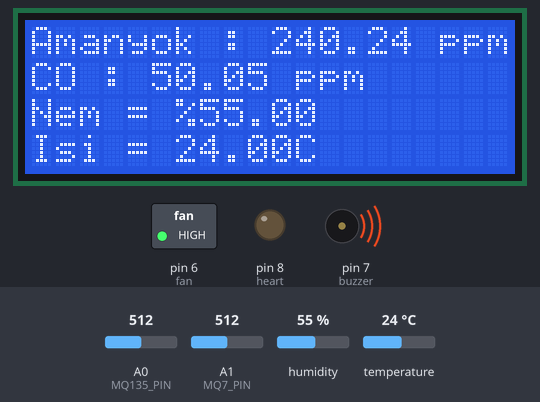
Simulated run of this sketch. Board: Arduino Uno, built with avr-gcc and run on an emulated ATmega328P. Shown: 20×4 character LCD, switched loads named in the sketch (green lamp = pin HIGH), output pins drawn as LEDs (lit = HIGH), buzzer (waves = sounding, pin HIGH). The test bench sets the inputs (shaded band); at power-on: temperature 24 °C, A1 (MQ7_PIN) = 512, A0 (MQ135_PIN) = 512, humidity 55 %.

Above: at 1.7 s.
1.8 s: temperature set to 19 °C
At 3.9 s:
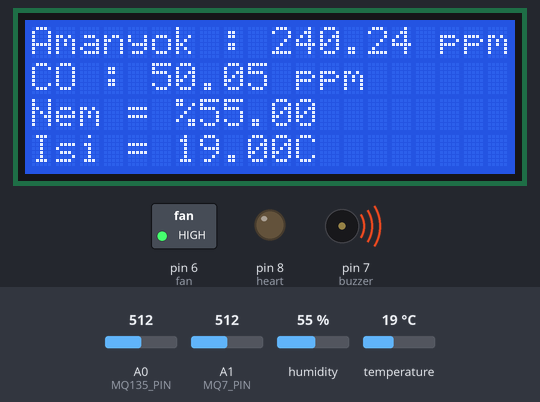
4.2 s: temperature set to 16 °C
At 6.0 s:
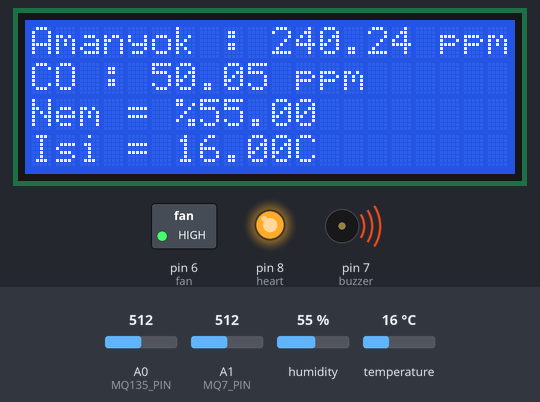
6.3 s: A1 (MQ7_PIN) set to 504
At 6.7 s:
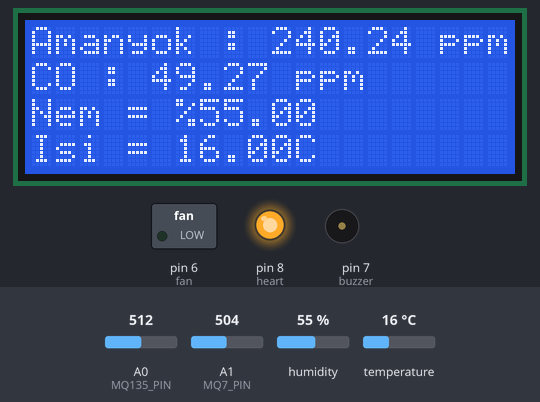
7.8 s: A0 (MQ135_PIN) set to 716
At 9.0 s:
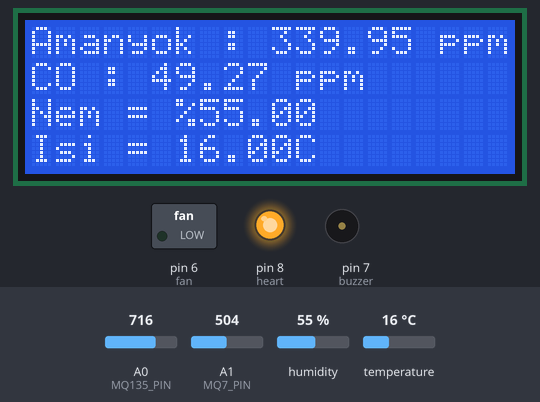
9.3 s: temperature set to 28 °C
At 12.7 s:
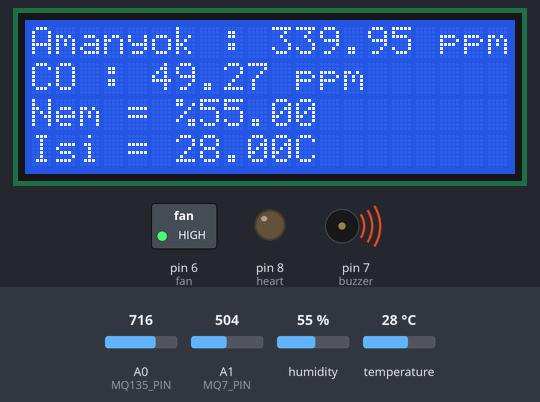
13.0 s: A1 (MQ7_PIN) set to 306
At 13.4 s:
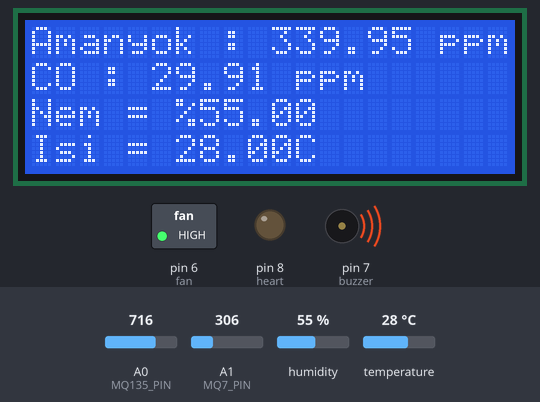
Timing chart, 0 to 15.5 s (numbered marks = the images above; inputs shaded):
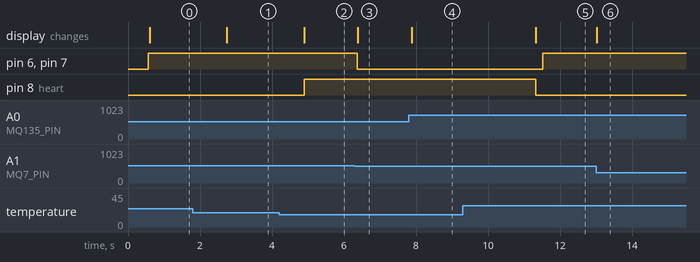

Measured:
- the behaviour switches between 18 and 17 °C on temperature (found by bisection; images 1 and 2)
- the behaviour switches between 512 and 511 on A1 (MQ7_PIN) (found by bisection; images 2 and 3)
- after the input at 1.8 s, the display: changes after 0.95 s (image 1)
- after the input at 4.2 s, pin 8 (heart): LOW → HIGH after 0.69 s; the display: changes after 0.69 s (image 2)
- after the input at 6.3 s, pin 6 (fan), pin 7 (buzzer): HIGH → LOW after 0.06 s; the display: changes after 0.08 s (image 3)
- after the input at 7.8 s, the display: changes after 0.08 s (image 4)
- after the input at 9.3 s, pin 6 (fan), pin 7 (buzzer): LOW → HIGH after 2.2 s; pin 8 (heart): HIGH → LOW after 2.0 s; the display: changes after 2.0 s (image 5)
- after the input at 13.0 s, the display: changes at once (image 6)

The sketch:

sketch_jul1c.ino
```cpp
#include <LiquidCrystal.h>
#include <DHT.h>

#define dht11 A2
#define DHTTYPE DHT11

DHT dht(dht11, DHTTYPE);

#define MQ135_PIN A0
#define MQ7_PIN A1

int fan = 6;
int buzzer = 7;
int heart = 8;

LiquidCrystal lcd(0, 1, 5, 4, 3, 2);

int mq135Value;
int mq7Value;
float voltageMQ135;
float voltageMQ7;
float amonyak;
float temp,hum;

void setup() {


  pinMode(MQ135_PIN, INPUT);
  pinMode(MQ7_PIN, INPUT);
  pinMode(fan, OUTPUT);
  pinMode(buzzer, OUTPUT);
  pinMode(heart, OUTPUT);
  lcd.begin(20,4);
  lcd.print("Hos Geldiniz");
  delay(500);
  lcd.clear();
  dht.begin();


}

void loop() {


    mq135Value = analogRead(MQ135_PIN);
    mq7Value = analogRead(MQ7_PIN);

    voltageMQ135 = mq135Value * (5.0 / 1023.0);
    voltageMQ7 =  mq7Value * (100.0 / 1023.0);

    amonyak = calculateNH3Concentration(voltageMQ135);

    if(voltageMQ7 > 50 || temp > 21)
    {
        digitalWrite(fan, HIGH);
        digitalWrite(buzzer, HIGH);
    }else
    {
        digitalWrite(fan, LOW);
        digitalWrite(buzzer, LOW);
    }
    lcd.clear();

    lcd.setCursor(0, 0);
    lcd.print("Amanyok : ");
    lcd.print(amonyak);
    lcd.print(" ppm");
    lcd.setCursor(0, 1);

    lcd.print("CO : ");
    lcd.print(voltageMQ7);
    lcd.print(" ppm");

    lcd.setCursor(0, 2);
    hum = dht.readHumidity();
    temp = dht.readTemperature();
    lcd.print("Nem = %");
    lcd.print(hum);
    lcd.setCursor(0, 3);
    lcd.print("Isi = ");
    lcd.print(temp);
    lcd.print("C");
    if(temp < 18)
    {
      digitalWrite(heart,HIGH);
    }else
    {
      digitalWrite(heart, LOW);
    }

    delay(200);

}
float calculateNH3Concentration(float voltage) {
  // Burada datasheet'ten alınan kalibrasyon eğrisini kullanarak NH3 konsantrasyonunu hesaplayın
  float ppm = (voltage - 0.1) * 100.0;  // Örnek formül
  return ppm;
}
```
